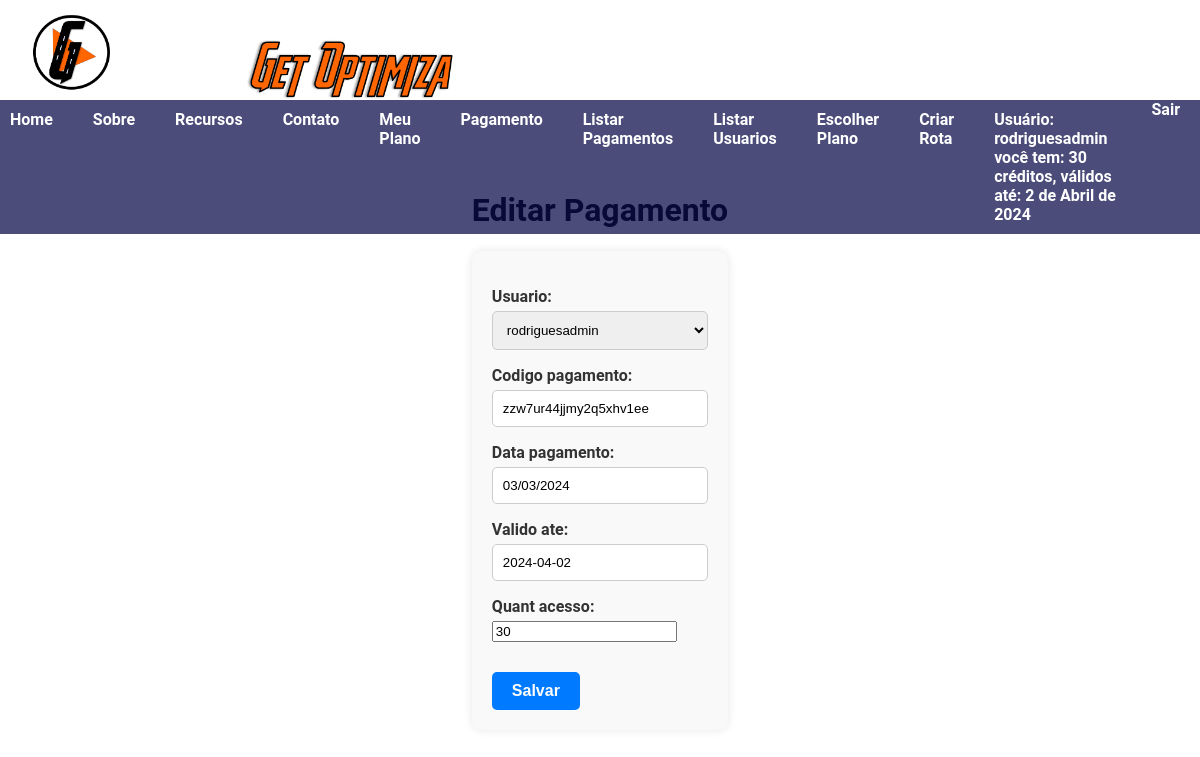
The page /editar_pagamento/1/ (signed in) on the database as committed earlier.
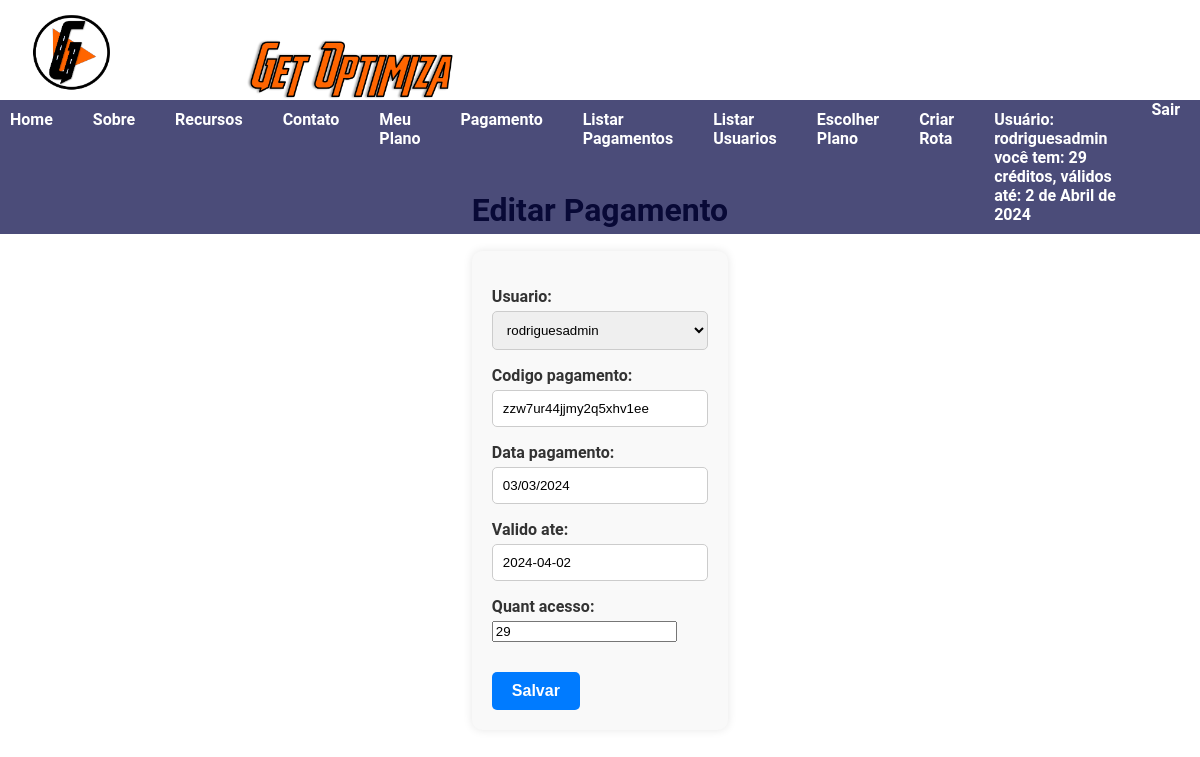
The same page on the database as committed later.
### roteirizacao/models.py (models this page shows)
class Pagamento(models.Model):
    usuario = models.ForeignKey(settings.AUTH_USER_MODEL, on_delete=models.SET_NULL, null=True)  # Use settings.AUTH_USER_MODEL
    codigo_pagamento = models.CharField(max_length=30, null=True)
    data_pagamento = models.DateField(null=True, blank=True)
    valido_ate = models.DateField(null=True, blank=True)
    quant_acesso = models.IntegerField(default=0)
    class Meta:
        permissions = [
            ("ver_pagamento", "Pode Ver Pagamento"),
        ]

### roteirizacao/views.py (the view)
# urls.py: path('editar_pagamento/<int:pagamento_id>/', editar_pagamento, name='editar_pagamento'),
@login_required
def editar_pagamento(request, pagamento_id):
    pagamento = get_object_or_404(Pagamento, pk=pagamento_id)
    if request.method == 'POST':
        form = PagamentoForm(request.POST, instance=pagamento)
        if form.is_valid():
            form.save()
            return redirect('lista_pagamento')
    else:
        form = PagamentoForm(instance=pagamento)
    return render(request, 'editar_pagamento.html', {'form': form, 'pagamento': pagamento})

### roteirizacao/forms.py
class PagamentoForm(forms.ModelForm):
    usuario = forms.ModelChoiceField(queryset=CustomUser.objects.all())  # Use o modelo CustomUser
    class Meta:
        model = Pagamento
        fields = ['id','usuario', 'codigo_pagamento' ,'data_pagamento', 'valido_ate', 'quant_acesso']

### roteirizacao/templates/editar_pagamento.html (shortened to what this page needs)
{% extends 'base.html' %}
{% load static %}
{% block content %}
<div class="container">
    <h1>Editar Pagamento</h1>
    <form method="post" class="payment-form">
        <div class="form-group">
            {{ form.as_p }}
        </div>
        <button type="submit" class="btn btn-primary">Salvar</button>
    </form>
</div>
{% endblock %}

### roteirizacao/templates/base.html (shortened to what this page needs)
{% load static %}
<!DOCTYPE html>
<html lang="pt-br">
<head>
    <link rel="stylesheet" type="text/css" href="https://cdnjs.cloudflare.com/ajax/libs/slick-carousel/1.8.1/slick.css"/>
    <link rel="stylesheet" type="text/css" href="https://cdnjs.cloudflare.com/ajax/libs/slick-carousel/1.8.1/slick-theme.css"/>
    <link rel="stylesheet" href="{% static 'style.css' %}">
</head>
<body>
    <div class="header-container">
        <div class="logo">
            <img src="{% static 'img/LogoGetSite.png' %}" alt="Logo da Empresa">
        </div>
        <div class="logo">
            <img src="{% static 'img/getoptimiza.png' %}" alt="Logo da Empresa 2" style="width: 40%;">
        </div>
        <nav class="nav-home">
            <ul>
                <li><a href="{% url 'home' %}">Home</a></li>
                <li><a href="#about">Sobre</a></li>
                <li><a href="#features">Recursos</a></li>
                <li><a href="#contact">Contato</a></li>
                <li><a href="#">Meu Plano</a></li>
                {% if user.is_superuser %}
                    <li><a href="{% url 'pagamento' %}">Pagamento</a></li>
                    <li><a href="{% url 'lista_pagamento' %}">Listar Pagamentos</a></li>
                    <li><a href="{% url 'lista_user' %}">Listar Usuarios</a></li>
                {% endif %}
                <li><a href="{% url 'escolher_plano' %}">Escolher Plano</a></li>
                <li><a href="{% url 'autoriza_criar_rota' %}">Criar Rota</a></li>
                {% if user.is_authenticated %}
                <li><a href="#">Usuário: {{ user.username }} você tem: {{ pagamento.quant_acesso }} créditos,  válidos até: {{ pagamento.valido_ate }}</a></li>
                <a href="#" onclick="event.preventDefault(); document.getElementById('logout-form').submit();">Sair</a>
                {% else %}
                    <li><a href="{% url 'login' %}">Login</a></li>
                    <li><a href="{% url 'signup' %}">Cadastro</a></li>
                {% endif %}
            </ul>
        </nav>
    </div>
    <main>
        <div class="main-container">
        {% block content %}
        {% endblock %}
        </div>
    </main>
</body>
</html>

Rows that differ between the two databases and show on the page:
changed Pagamento "rodriguesadmin": quant_acesso "30" → "29"
